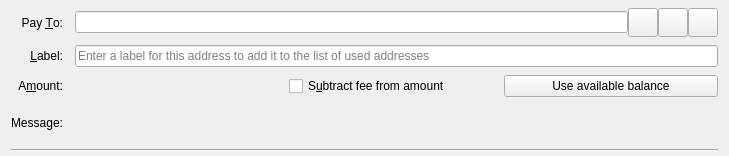
<?xml version="1.0" encoding="UTF-8"?>
<ui version="4.0">
 <class>SendCoinsEntry</class>
 <widget class="QWidget" name="SendCoinsEntry">
  <property name="geometry">
   <rect>
    <x>0</x>
    <y>0</y>
    <width>729</width>
    <height>156</height>
   </rect>
  </property>
  <property name="sizePolicy">
   <sizepolicy hsizetype="Preferred" vsizetype="Fixed">
    <horstretch>0</horstretch>
    <verstretch>0</verstretch>
   </sizepolicy>
  </property>
  <property name="focusPolicy">
   <enum>Qt::TabFocus</enum>
  </property>
  <property name="autoFillBackground">
   <bool>false</bool>
  </property>
   <layout class="QGridLayout" name="gridLayout">
    <property name="topMargin">
     <number>8</number>
    </property>
    <property name="bottomMargin">
     <number>4</number>
    </property>
    <property name="horizontalSpacing">
     <number>12</number>
    </property>
    <property name="verticalSpacing">
     <number>8</number>
    </property>
    <item row="0" column="0">
     <widget class="QLabel" name="payToLabel">
      <property name="text">
       <string>Pay &amp;To:</string>
      </property>
      <property name="alignment">
       <set>Qt::AlignRight|Qt::AlignTrailing|Qt::AlignVCenter</set>
      </property>
      <property name="buddy">
       <cstring>payTo</cstring>
      </property>
     </widget>
    </item>
    <item row="0" column="1">
     <layout class="QHBoxLayout" name="payToLayout">
      <property name="spacing">
       <number>0</number>
      </property>
      <item>
       <widget class="QValidatedLineEdit" name="payTo">
        <property name="toolTip">
         <string>The Brycecoin address to send the payment to</string>
        </property>
       </widget>
      </item>
      <item>
       <widget class="QToolButton" name="addressBookButton">
        <property name="toolTip">
         <string>Choose previously used address</string>
        </property>
        <property name="text">
         <string/>
        </property>
        <property name="icon">
         <iconset resource="../bitcoin.qrc">
          <normaloff>:/icons/address-book</normaloff>:/icons/address-book</iconset>
        </property>
        <property name="iconSize">
         <size>
          <width>22</width>
          <height>22</height>
         </size>
        </property>
        <property name="shortcut">
         <string>Alt+A</string>
        </property>
       </widget>
      </item>
      <item>
       <widget class="QToolButton" name="pasteButton">
        <property name="toolTip">
         <string>Paste address from clipboard</string>
        </property>
        <property name="text">
         <string/>
        </property>
        <property name="icon">
         <iconset resource="../bitcoin.qrc">
          <normaloff>:/icons/editpaste</normaloff>:/icons/editpaste</iconset>
        </property>
        <property name="iconSize">
         <size>
          <width>22</width>
          <height>22</height>
         </size>
        </property>
        <property name="shortcut">
         <string>Alt+P</string>
        </property>
       </widget>
      </item>
      <item>
       <widget class="QToolButton" name="deleteButton">
        <property name="toolTip">
         <string>Remove this entry</string>
        </property>
        <property name="text">
         <string/>
        </property>
        <property name="icon">
         <iconset resource="../bitcoin.qrc">
          <normaloff>:/icons/remove</normaloff>:/icons/remove</iconset>
        </property>
        <property name="iconSize">
         <size>
          <width>22</width>
          <height>22</height>
         </size>
        </property>
       </widget>
      </item>
     </layout>
    </item>
    <item row="1" column="0">
     <widget class="QLabel" name="labellLabel">
      <property name="text">
       <string>&amp;Label:</string>
      </property>
      <property name="alignment">
       <set>Qt::AlignRight|Qt::AlignTrailing|Qt::AlignVCenter</set>
      </property>
      <property name="buddy">
       <cstring>addAsLabel</cstring>
      </property>
     </widget>
    </item>
    <item row="1" column="1">
     <widget class="QLineEdit" name="addAsLabel">
      <property name="toolTip">
       <string>Enter a label for this address to add it to the list of used addresses</string>
      </property>
      <property name="placeholderText">
       <string>Enter a label for this address to add it to the list of used addresses</string>
      </property>
     </widget>
    </item>
    <item row="2" column="0">
     <widget class="QLabel" name="amountLabel">
      <property name="text">
       <string>A&amp;mount:</string>
      </property>
      <property name="alignment">
       <set>Qt::AlignRight|Qt::AlignTrailing|Qt::AlignVCenter</set>
      </property>
      <property name="buddy">
       <cstring>payAmount</cstring>
      </property>
     </widget>
    </item>
    <item row="2" column="1">
     <layout class="QHBoxLayout" name="horizontalLayoutAmount" stretch="0,0,0">
      <item>
       <widget class="BitcoinAmountField" name="payAmount">
         <property name="toolTip">
          <string>The amount to send in the selected unit</string>
         </property>
       </widget>
      </item>
      <item>
       <widget class="QCheckBox" name="checkboxSubtractFeeFromAmount">
        <property name="toolTip">
         <string>The fee will be deducted from the amount being sent. The recipient will receive less Brycecoins than you enter in the amount field. If multiple recipients are selected, the fee is split equally.</string>
        </property>
        <property name="text">
         <string>S&amp;ubtract fee from amount</string>
        </property>
       </widget>
      </item>
      <item>
       <widget class="QPushButton" name="useAvailableBalanceButton">
        <property name="text">
         <string>Use available balance</string>
        </property>
       </widget>
      </item>
     </layout>
    </item>
    <item row="3" column="0">
     <widget class="QLabel" name="messageLabel">
      <property name="text">
       <string>Message:</string>
      </property>
      <property name="alignment">
       <set>Qt::AlignRight|Qt::AlignTrailing|Qt::AlignVCenter</set>
      </property>
     </widget>
    </item>
    <item row="3" column="1">
     <widget class="QLabel" name="messageTextLabel">
      <property name="toolTip">
       <string>A message that was attached to the Brycecoin: URI which will be stored with the transaction for your reference. Note: This message will not be sent over the Brycecoin network.</string>
      </property>
      <property name="textFormat">
       <enum>Qt::PlainText</enum>
      </property>
     </widget>
    </item>
    <item row="4" column="0" colspan="2">
     <widget class="Line" name="line">
      <property name="orientation">
       <enum>Qt::Horizontal</enum>
      </property>
     </widget>
    </item>
   </layout>
 </widget>
 <customwidgets>
  <customwidget>
   <class>QValidatedLineEdit</class>
   <extends>QLineEdit</extends>
   <header>qt/qvalidatedlineedit.h</header>
  </customwidget>
  <customwidget>
   <class>BitcoinAmountField</class>
   <extends>QWidget</extends>
   <header>qt/bitcoinamountfield.h</header>
   <container>1</container>
  </customwidget>
 </customwidgets>
 <tabstops>
  <tabstop>payTo</tabstop>
  <tabstop>addressBookButton</tabstop>
  <tabstop>pasteButton</tabstop>
  <tabstop>deleteButton</tabstop>
  <tabstop>addAsLabel</tabstop>
  <tabstop>payAmount</tabstop>
 </tabstops>
 <resources>
  <include location="../bitcoin.qrc"/>
 </resources>
 <connections/>
</ui>
